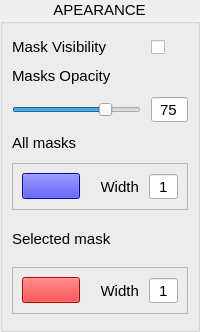
                       <widget class="QGroupBox" name="groupBox_brightness_contrast_2">
                        <property name="sizePolicy">
                         <sizepolicy hsizetype="Preferred" vsizetype="Maximum">
                          <horstretch>0</horstretch>
                          <verstretch>0</verstretch>
                         </sizepolicy>
                        </property>
                        <property name="minimumSize">
                         <size>
                          <width>0</width>
                          <height>109</height>
                         </size>
                        </property>
                        <property name="font">
                         <font>
                          <pointsize>11</pointsize>
                         </font>
                        </property>
                        <property name="title">
                         <string>APEARANCE</string>
                        </property>
                        <property name="alignment">
                         <set>Qt::AlignHCenter|Qt::AlignTop</set>
                        </property>
                        <layout class="QGridLayout" name="gridLayout_21">
                         <property name="leftMargin">
                          <number>9</number>
                         </property>
                         <property name="topMargin">
                          <number>14</number>
                         </property>
                         <property name="rightMargin">
                          <number>9</number>
                         </property>
                         <property name="bottomMargin">
                          <number>15</number>
                         </property>
                         <property name="horizontalSpacing">
                          <number>10</number>
                         </property>
                         <property name="verticalSpacing">
                          <number>11</number>
                         </property>
                         <item row="1" column="1">
                          <widget class="QCheckBox" name="adjust_brightness_checkbox_4">
                           <property name="sizePolicy">
                            <sizepolicy hsizetype="Minimum" vsizetype="Minimum">
                             <horstretch>0</horstretch>
                             <verstretch>0</verstretch>
                            </sizepolicy>
                           </property>
                           <property name="font">
                            <font>
                             <pointsize>8</pointsize>
                            </font>
                           </property>
                           <property name="styleSheet">
                            <string notr="true"/>
                           </property>
                           <property name="text">
                            <string/>
                           </property>
                           <property name="iconSize">
                            <size>
                             <width>16</width>
                             <height>16</height>
                            </size>
                           </property>
                           <property name="checkable">
                            <bool>true</bool>
                           </property>
                           <property name="checked">
                            <bool>false</bool>
                           </property>
                          </widget>
                         </item>
                         <item row="1" column="0">
                          <widget class="QLabel" name="adjust_brightness_state_4">
                           <property name="sizePolicy">
                            <sizepolicy hsizetype="Maximum" vsizetype="Maximum">
                             <horstretch>0</horstretch>
                             <verstretch>0</verstretch>
                            </sizepolicy>
                           </property>
                           <property name="font">
                            <font>
                             <pointsize>11</pointsize>
                            </font>
                           </property>
                           <property name="layoutDirection">
                            <enum>Qt::LeftToRight</enum>
                           </property>
                           <property name="text">
                            <string>Mask Visibility</string>
                           </property>
                           <property name="alignment">
                            <set>Qt::AlignRight|Qt::AlignTrailing|Qt::AlignVCenter</set>
                           </property>
                          </widget>
                         </item>
                         <item row="2" column="0">
                          <widget class="QLabel" name="Brightness_label_4">
                           <property name="sizePolicy">
                            <sizepolicy hsizetype="Maximum" vsizetype="Maximum">
                             <horstretch>0</horstretch>
                             <verstretch>0</verstretch>
                            </sizepolicy>
                           </property>
                           <property name="maximumSize">
                            <size>
                             <width>16777215</width>
                             <height>40</height>
                            </size>
                           </property>
                           <property name="font">
                            <font>
                             <pointsize>11</pointsize>
                            </font>
                           </property>
                           <property name="text">
                            <string>Masks Opacity</string>
                           </property>
                          </widget>
                         </item>
                         <item row="3" column="0">
                          <widget class="QSlider" name="Phi_4">
                           <property name="styleSheet">
                            <string notr="true"/>
                           </property>
                           <property name="minimum">
                            <number>0</number>
                           </property>
                           <property name="maximum">
                            <number>100</number>
                           </property>
                           <property name="pageStep">
                            <number>5</number>
                           </property>
                           <property name="value">
                            <number>75</number>
                           </property>
                           <property name="orientation">
                            <enum>Qt::Horizontal</enum>
                           </property>
                           <property name="invertedAppearance">
                            <bool>false</bool>
                           </property>
                          </widget>
                         </item>
                         <item row="3" column="1">
                          <widget class="QSpinBox" name="spinBox_Phi_4">
                           <property name="sizePolicy">
                            <sizepolicy hsizetype="Maximum" vsizetype="Maximum">
                             <horstretch>0</horstretch>
                             <verstretch>0</verstretch>
                            </sizepolicy>
                           </property>
                           <property name="layoutDirection">
                            <enum>Qt::LeftToRight</enum>
                           </property>
                           <property name="wrapping">
                            <bool>false</bool>
                           </property>
                           <property name="frame">
                            <bool>true</bool>
                           </property>
                           <property name="alignment">
                            <set>Qt::AlignCenter</set>
                           </property>
                           <property name="buttonSymbols">
                            <enum>QAbstractSpinBox::NoButtons</enum>
                           </property>
                           <property name="accelerated">
                            <bool>false</bool>
                           </property>
                           <property name="keyboardTracking">
                            <bool>false</bool>
                           </property>
                           <property name="maximum">
                            <number>100</number>
                           </property>
                           <property name="value">
                            <number>75</number>
                           </property>
                          </widget>
                         </item>
                         <item row="4" column="0" colspan="2">
                          <widget class="QLabel" name="contrast_label_4">
                           <property name="sizePolicy">
                            <sizepolicy hsizetype="Maximum" vsizetype="Maximum">
                             <horstretch>0</horstretch>
                             <verstretch>0</verstretch>
                            </sizepolicy>
                           </property>
                           <property name="maximumSize">
                            <size>
                             <width>16777215</width>
                             <height>40</height>
                            </size>
                           </property>
                           <property name="font">
                            <font>
                             <pointsize>11</pointsize>
                            </font>
                           </property>
                           <property name="text">
                            <string>All masks</string>
                           </property>
                          </widget>
                         </item>
                         <item row="9" column="0" rowspan="2" colspan="2">
                          <widget class="QFrame" name="frame">
                           <property name="minimumSize">
                            <size>
                             <width>0</width>
                             <height>35</height>
                            </size>
                           </property>
                           <property name="baseSize">
                            <size>
                             <width>0</width>
                             <height>0</height>
                            </size>
                           </property>
                           <property name="frameShape">
                            <enum>QFrame::StyledPanel</enum>
                           </property>
                           <property name="frameShadow">
                            <enum>QFrame::Raised</enum>
                           </property>
                           <layout class="QHBoxLayout" name="horizontalLayout_7">
                            <item>
                             <widget class="QPushButton" name="pushButton">
                              <property name="styleSheet">
                               <string notr="true">background-color: rgb(255, 0, 0);</string>
                              </property>
                              <property name="text">
                               <string/>
                              </property>
                             </widget>
                            </item>
                            <item>
                             <widget class="QLabel" name="label_2">
                              <property name="text">
                               <string>Width </string>
                              </property>
                              <property name="alignment">
                               <set>Qt::AlignRight|Qt::AlignTrailing|Qt::AlignVCenter</set>
                              </property>
                             </widget>
                            </item>
                            <item>
                             <widget class="QSpinBox" name="spinBox_Theta_4">
                              <property name="sizePolicy">
                               <sizepolicy hsizetype="Maximum" vsizetype="Maximum">
                                <horstretch>0</horstretch>
                                <verstretch>0</verstretch>
                               </sizepolicy>
                              </property>
                              <property name="frame">
                               <bool>true</bool>
                              </property>
                              <property name="alignment">
                               <set>Qt::AlignCenter</set>
                              </property>
                              <property name="buttonSymbols">
                               <enum>QAbstractSpinBox::NoButtons</enum>
                              </property>
                              <property name="keyboardTracking">
                               <bool>false</bool>
                              </property>
                              <property name="minimum">
                               <number>1</number>
                              </property>
                              <property name="maximum">
                               <number>30</number>
                              </property>
                             </widget>
                            </item>
                           </layout>
                          </widget>
                         </item>
                         <item row="5" column="0" colspan="2">
                          <widget class="QFrame" name="frame_2">
                           <property name="minimumSize">
                            <size>
                             <width>0</width>
                             <height>35</height>
                            </size>
                           </property>
                           <property name="baseSize">
                            <size>
                             <width>0</width>
                             <height>0</height>
                            </size>
                           </property>
                           <property name="frameShape">
                            <enum>QFrame::StyledPanel</enum>
                           </property>
                           <property name="frameShadow">
                            <enum>QFrame::Raised</enum>
                           </property>
                           <layout class="QHBoxLayout" name="horizontalLayout_8">
                            <item>
                             <widget class="QPushButton" name="pushButton_2">
                              <property name="styleSheet">
                               <string notr="true">background-color: rgb(0, 0, 255);</string>
                              </property>
                              <property name="text">
                               <string/>
                              </property>
                             </widget>
                            </item>
                            <item>
                             <widget class="QLabel" name="label_3">
                              <property name="text">
                               <string>Width </string>
                              </property>
                              <property name="alignment">
                               <set>Qt::AlignRight|Qt::AlignTrailing|Qt::AlignVCenter</set>
                              </property>
                             </widget>
                            </item>
                            <item>
                             <widget class="QSpinBox" name="spinBox_Theta_5">
                              <property name="sizePolicy">
                               <sizepolicy hsizetype="Maximum" vsizetype="Maximum">
                                <horstretch>0</horstretch>
                                <verstretch>0</verstretch>
                               </sizepolicy>
                              </property>
                              <property name="frame">
                               <bool>true</bool>
                              </property>
                              <property name="alignment">
                               <set>Qt::AlignCenter</set>
                              </property>
                              <property name="buttonSymbols">
                               <enum>QAbstractSpinBox::NoButtons</enum>
                              </property>
                              <property name="keyboardTracking">
                               <bool>false</bool>
                              </property>
                              <property name="minimum">
                               <number>1</number>
                              </property>
                              <property name="maximum">
                               <number>30</number>
                              </property>
                             </widget>
                            </item>
                           </layout>
                          </widget>
                         </item>
                         <item row="7" column="0">
                          <widget class="QLabel" name="contrast_label_5">
                           <property name="sizePolicy">
                            <sizepolicy hsizetype="Maximum" vsizetype="Maximum">
                             <horstretch>0</horstretch>
                             <verstretch>0</verstretch>
                            </sizepolicy>
                           </property>
                           <property name="minimumSize">
                            <size>
                             <width>0</width>
                             <height>35</height>
                            </size>
                           </property>
                           <property name="maximumSize">
                            <size>
                             <width>16777215</width>
                             <height>40</height>
                            </size>
                           </property>
                           <property name="font">
                            <font>
                             <pointsize>11</pointsize>
                            </font>
                           </property>
                           <property name="text">
                            <string>Selected mask</string>
                           </property>
                          </widget>
                         </item>
                        </layout>
                       </widget>
